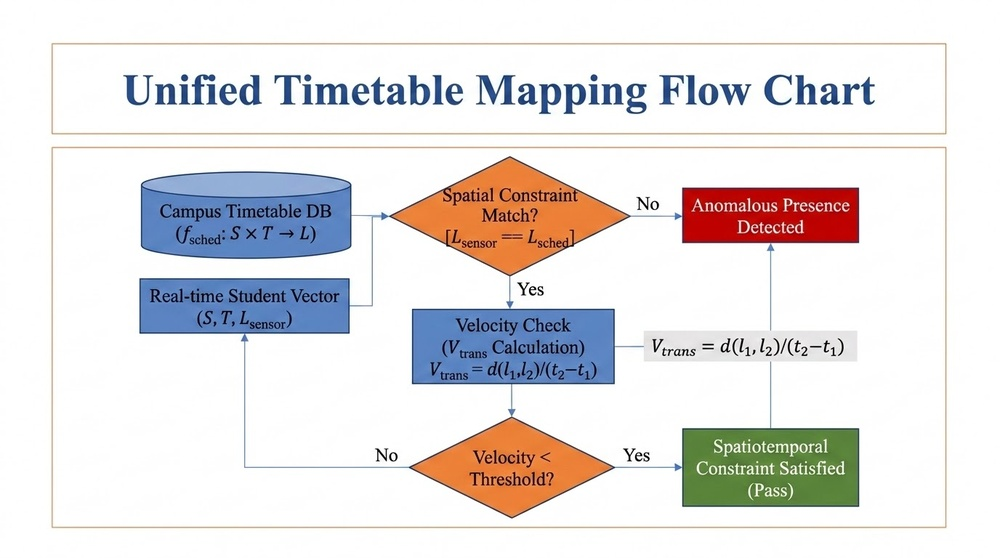
#> input picture extracted_images/slide_11_shape_2.jpg, 1000 x 558 px, shrunk from 1376 x 768 before the run
$ python -i video_preprocessor.py   (imports and definitions only)
#> lines starting #> are read from the running program, lines starting #| are printed output that depends on the picture
import numpy as np
import cv2
import logging

logger = logging.getLogger(__name__)

class VideoPreprocessor:
    """
    Implements the visual pre-processing pipeline described in Paper 2.
    Specifically, it applies Contrast Limited Adaptive Histogram Equalization (CLAHE)
    to handle variable lighting conditions (e.g., projector glare, dimmed lights)
    typical in lecture halls.
    """

    def __init__(self, clip_limit=2.0, tile_grid_size=(8, 8)):
        """
        Initializes the CLAHE processor.

        Args:
            clip_limit (float): Threshold for contrast limiting.
            tile_grid_size (tuple): Size of grid for histogram equalization.
        """
        self.clahe = cv2.createCLAHE(clipLimit=clip_limit, tileGridSize=tile_grid_size)
        logger.info(f"✅ VideoPreprocessor (CLAHE) initialized: clip_limit={clip_limit}, tile={tile_grid_size}")

    def process_frame(self, frame: np.ndarray) -> np.ndarray:
        """
        Applies CLAHE to the input RGB frame.

        Args:
            frame (np.ndarray): Original RGB frame.

        Returns:
            np.ndarray: Contrast-enhanced RGB frame.
        """
        # CLAHE is typically applied to the Lightness channel in LAB color space
        # to enhance contrast without altering color balance.
        try:
            lab = cv2.cvtColor(frame, cv2.COLOR_RGB2LAB)
#> lab: shape (558, 1000, 3); mean of channels 0, 1, 2 229.6, 130.1, 128.8
            l_channel, a_channel, b_channel = cv2.split(lab)
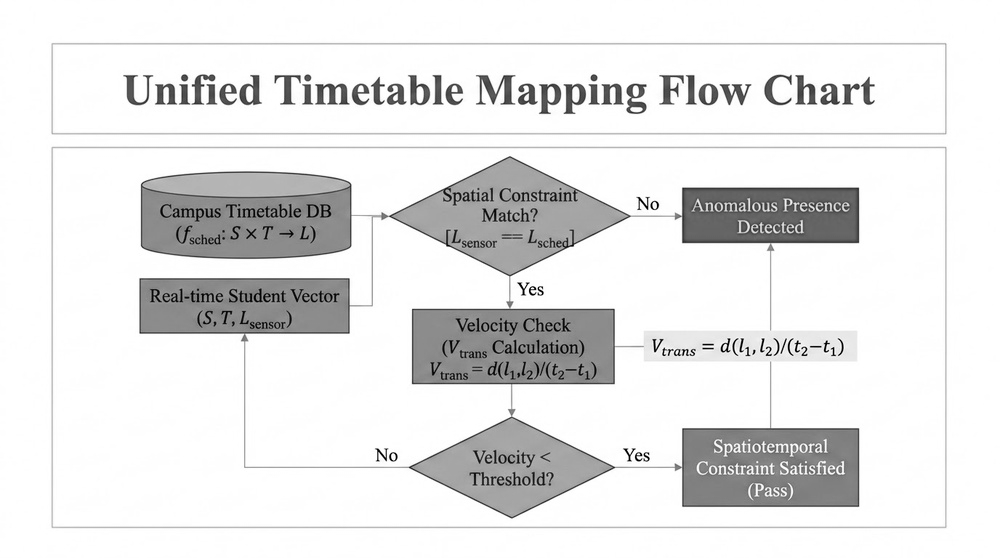
#> l_channel: shape (558, 1000); min 0, max 255, mean 229.6
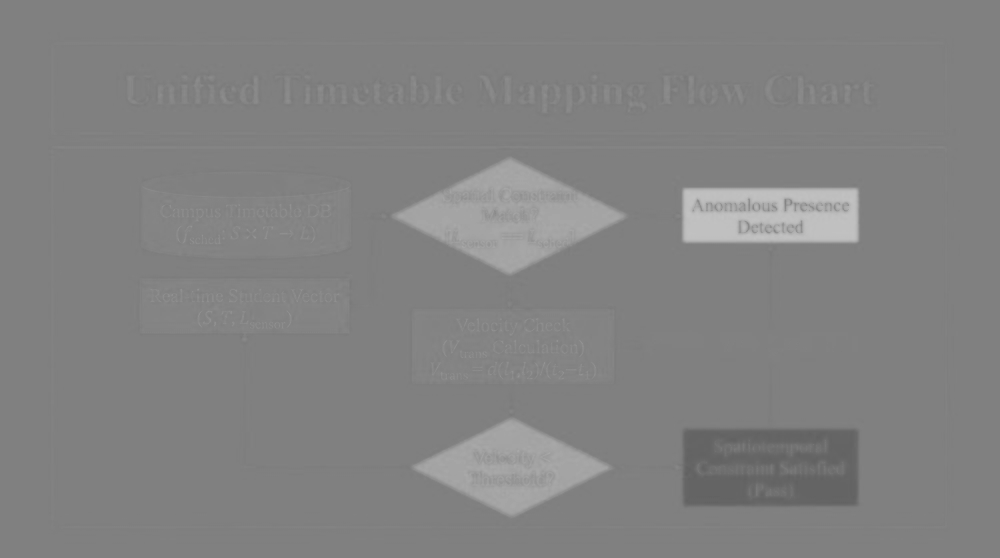
#> a_channel: shape (558, 1000); min 97, max 194, mean 130.1
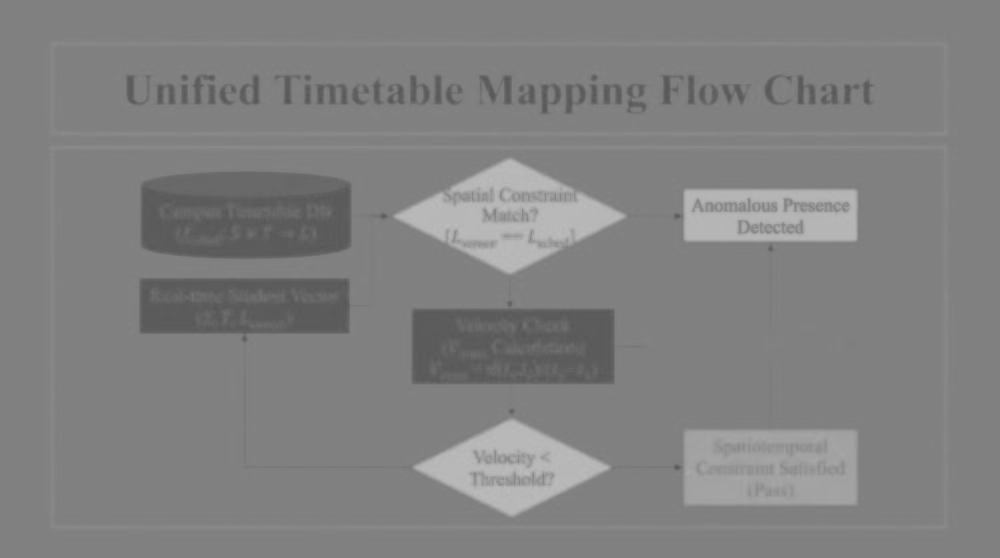
#> b_channel: shape (558, 1000); min 86, max 188, mean 128.8

            # Apply CLAHE to L-channel
            cl = self.clahe.apply(l_channel)

            # Merge back and convert to RGB
            merged = cv2.merge((cl, a_channel, b_channel))
#> merged: shape (558, 1000, 3); mean of channels 0, 1, 2 228.1, 130.1, 128.8
            enhanced_frame = cv2.cvtColor(merged, cv2.COLOR_LAB2RGB)
            return enhanced_frame
        except Exception as e:
            logger.error(f"⚠️ CLAHE processing failed: {e}. Returning original frame.")
            return frame

>>> import cv2
>>> picture = cv2.cvtColor(cv2.imread('../../../extracted_images/slide_11_shape_2.jpg'), cv2.COLOR_BGR2RGB)
>>> result = VideoPreprocessor().process_frame(picture)

$ run again, on extracted_images/slide_13_shape_2.jpg
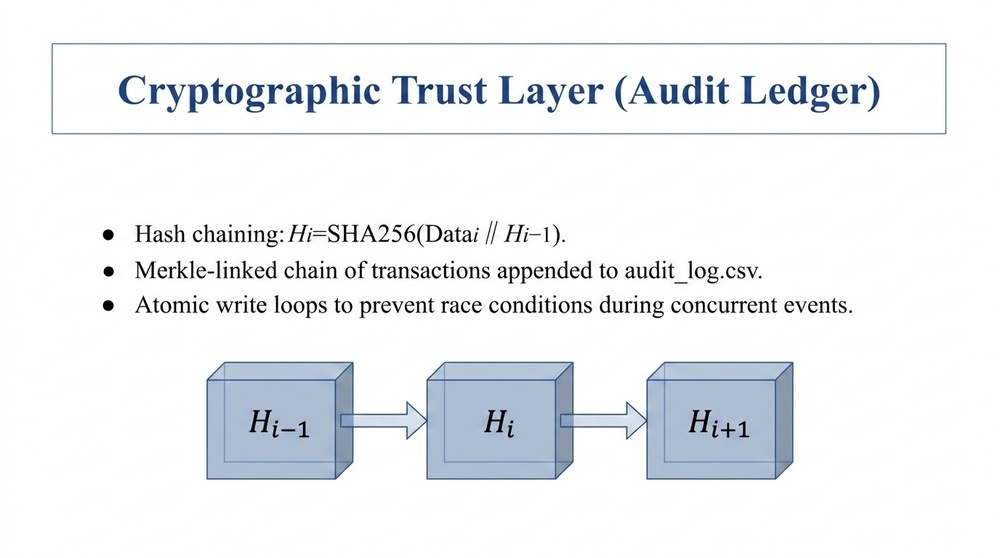
#> input picture extracted_images/slide_13_shape_2.jpg, 1000 x 558 px, shrunk from 1376 x 768 before the run
#> lab: shape (558, 1000, 3); mean of channels 0, 1, 2 241.3, 127.9, 126.4
#> in process_frame, `l_channel, a_channel, b_channel = cv2.split(lab)`:
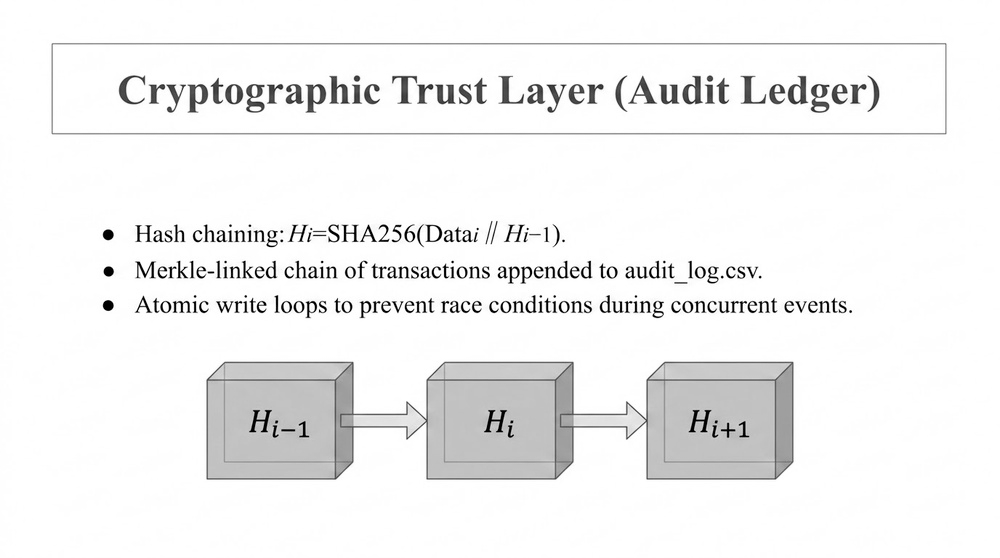
#> l_channel: shape (558, 1000); min 0, max 255, mean 241.3
#> in process_frame, `l_channel, a_channel, b_channel = cv2.split(lab)`:
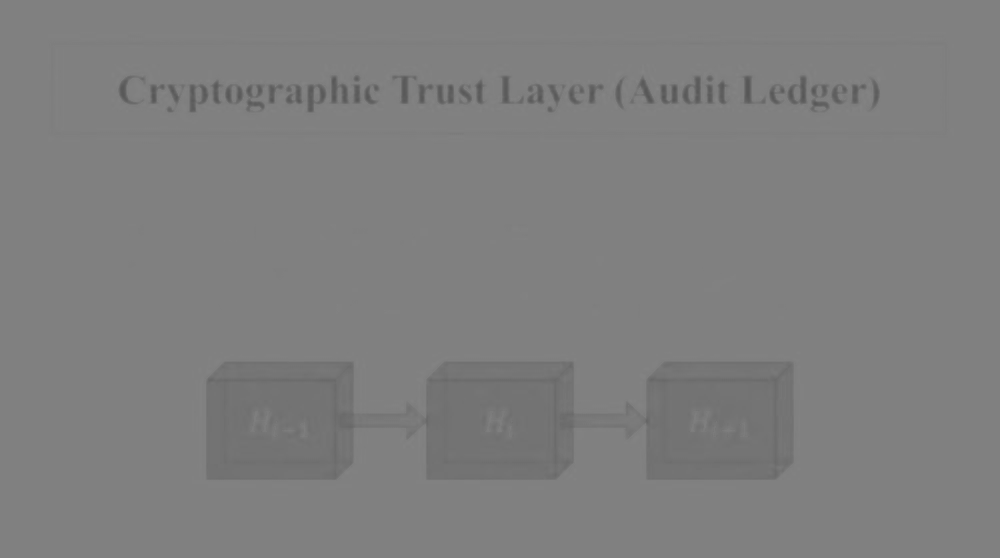
#> b_channel: shape (558, 1000); min 86, max 133, mean 126.4
#> merged: shape (558, 1000, 3); mean of channels 0, 1, 2 238.9, 127.9, 126.4

$ run again, on extracted_images/slide_14_shape_2.jpg
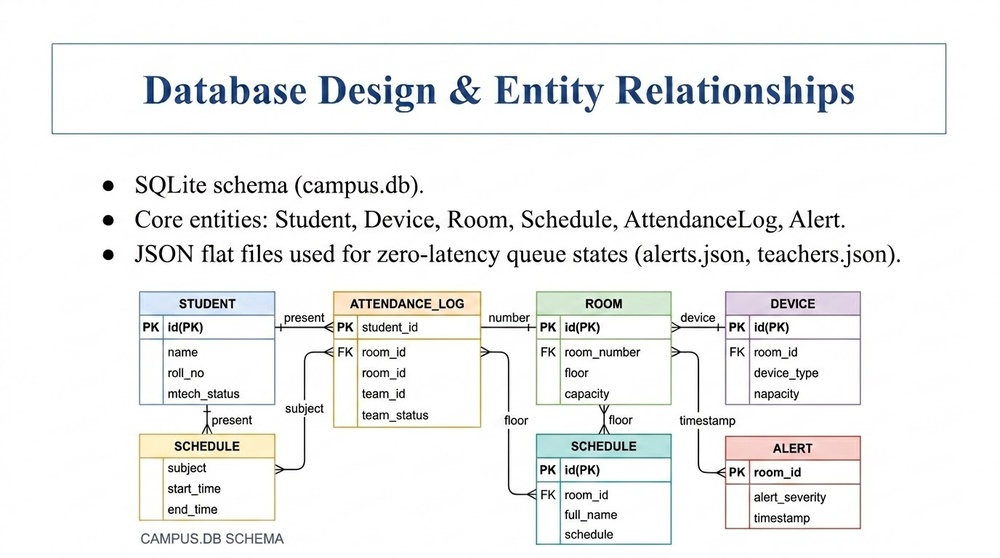
#> input picture extracted_images/slide_14_shape_2.jpg, 1000 x 558 px, shrunk from 1376 x 768 before the run
#> lab: shape (558, 1000, 3); mean of channels 0, 1, 2 241.4, 127.8, 128
#> in process_frame, `l_channel, a_channel, b_channel = cv2.split(lab)`:
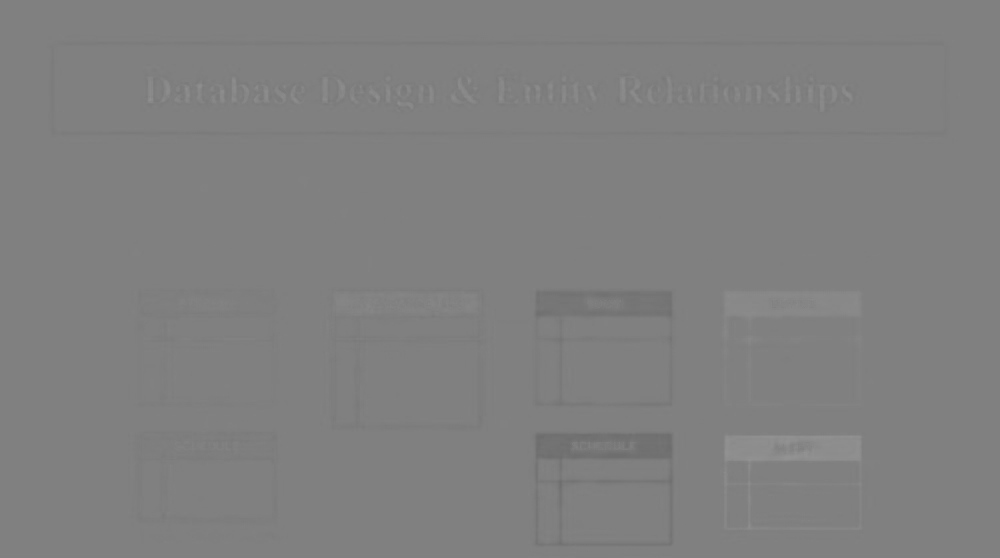
#> a_channel: shape (558, 1000); min 109, max 147, mean 127.8
#> merged: shape (558, 1000, 3); mean of channels 0, 1, 2 238.5, 127.8, 128
#> in process_frame, `enhanced_frame = cv2.cvtColor(merged, cv2.COLOR_LAB2RGB)`:
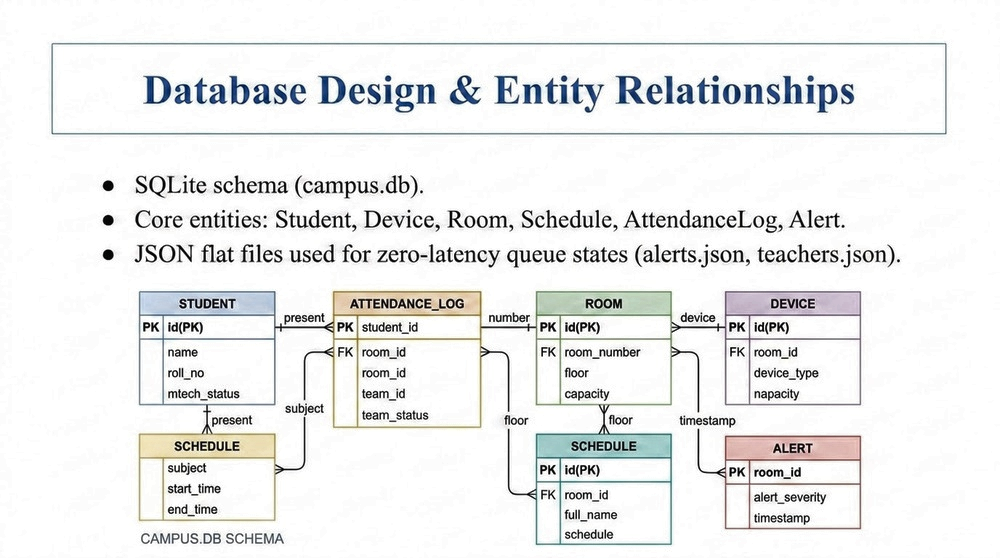
#> enhanced_frame: shape (558, 1000, 3); mean R, G, B 237.2, 237.8, 237.5

$ run again, on extracted_images/slide_15_shape_2.jpg
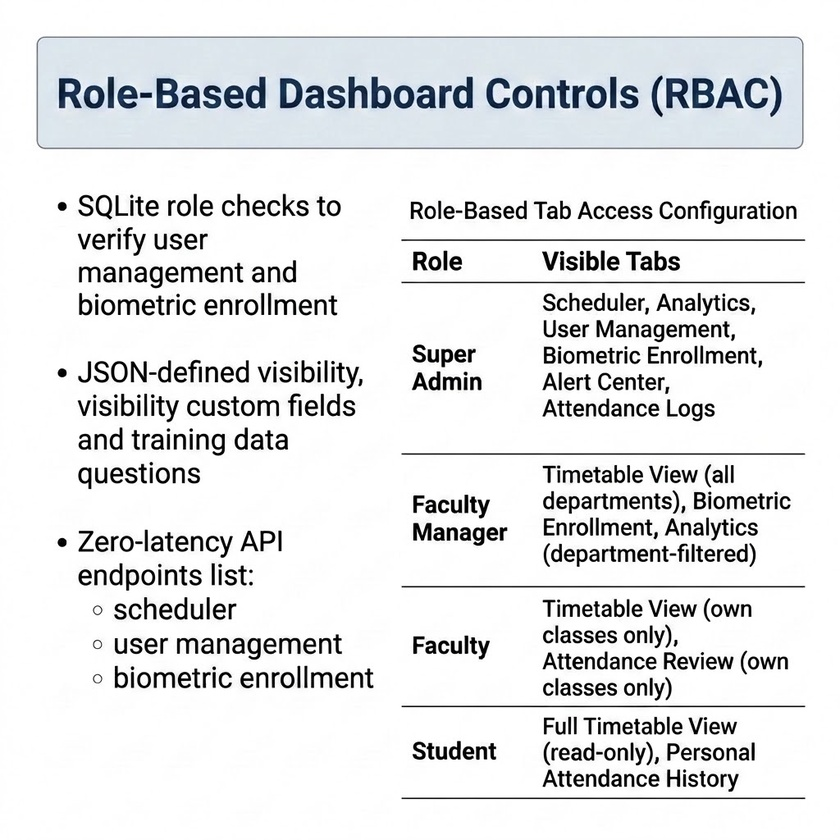
#> input picture extracted_images/slide_15_shape_2.jpg, 840 x 840 px, shrunk from 1024 x 1024 before the run
#> lab: shape (840, 840, 3); mean of channels 0, 1, 2 230.6, 127.8, 127.2
#> in process_frame, `l_channel, a_channel, b_channel = cv2.split(lab)`:
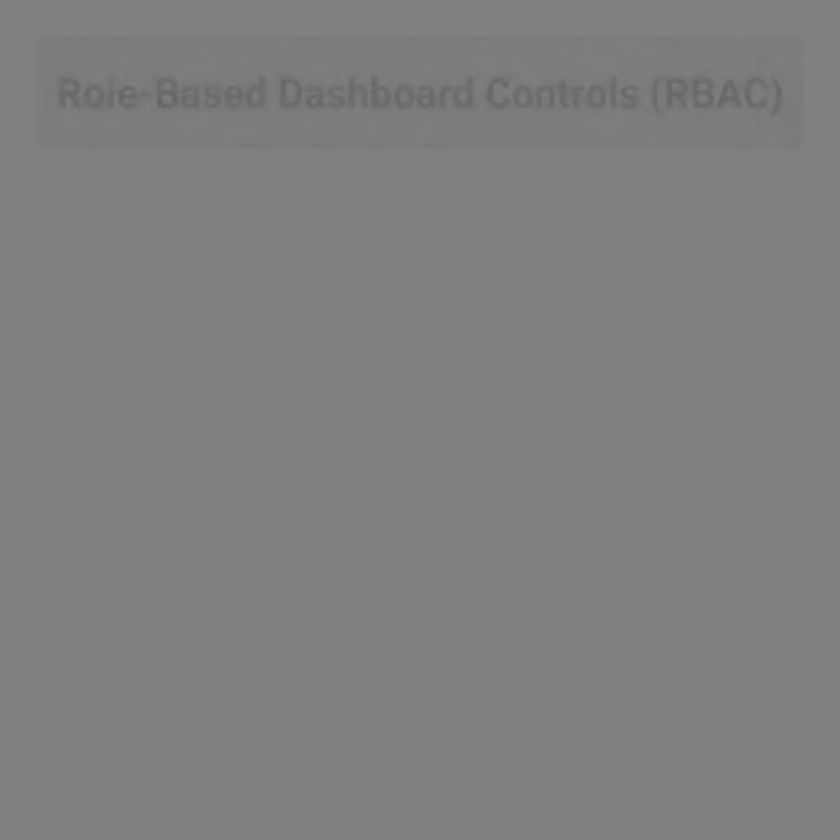
#> b_channel: shape (840, 840); min 101, max 130, mean 127.2
#> in process_frame, `cl = self.clahe.apply(l_channel)`:
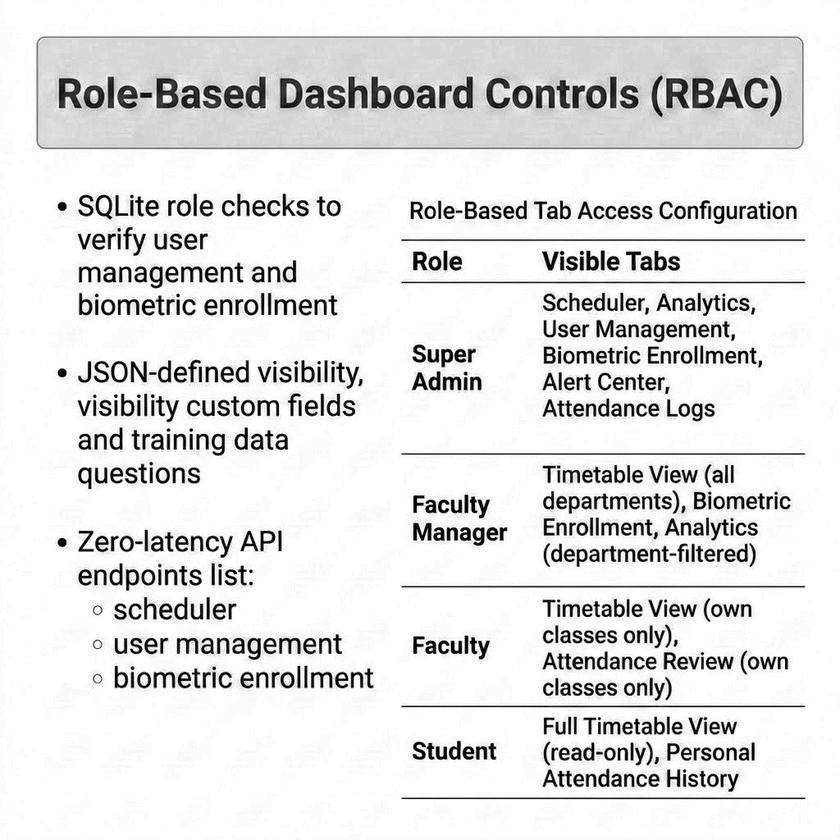
#> cl: shape (840, 840); min 2, max 255, mean 227.3
#> merged: shape (840, 840, 3); mean of channels 0, 1, 2 227.3, 127.8, 127.2
